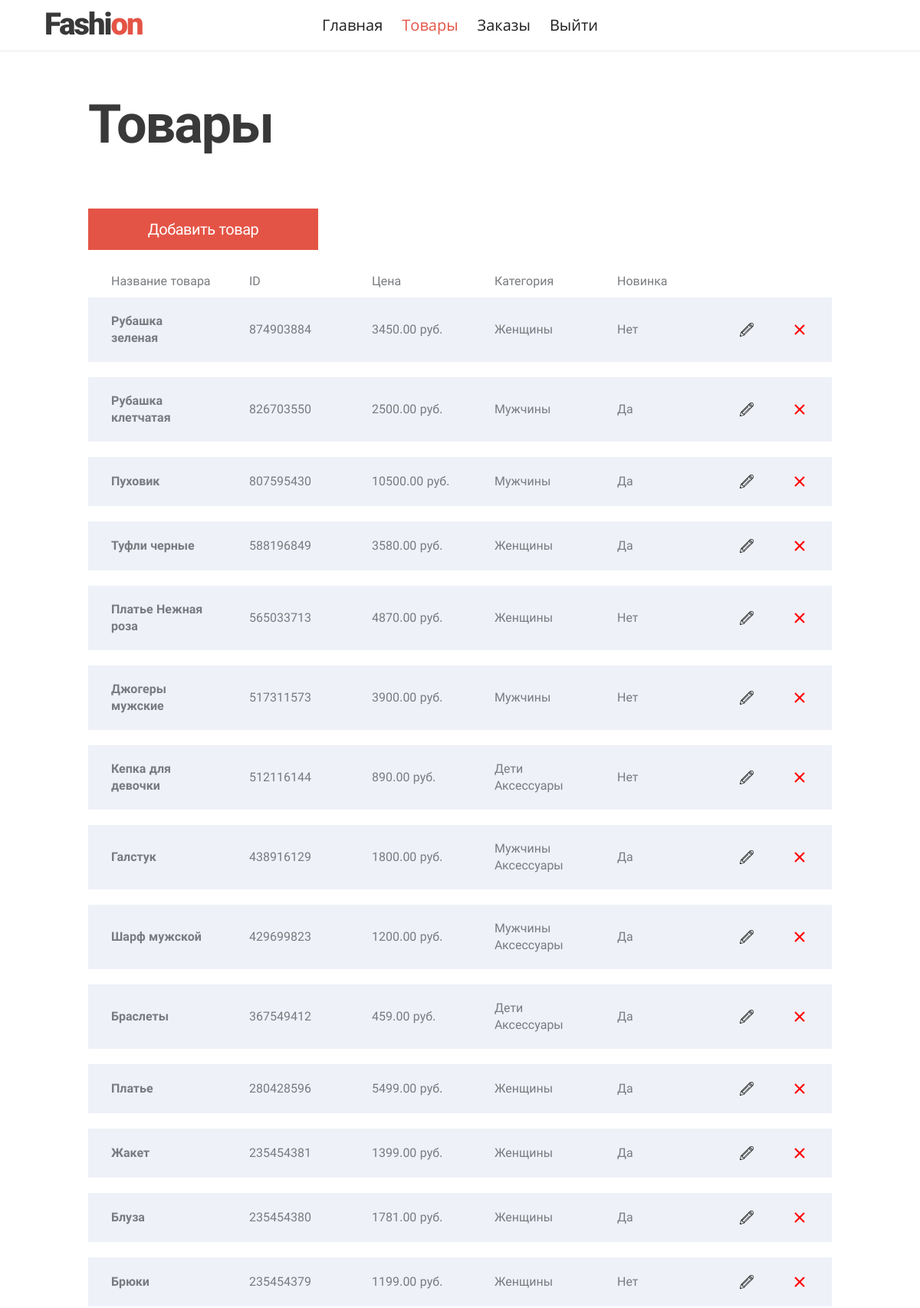
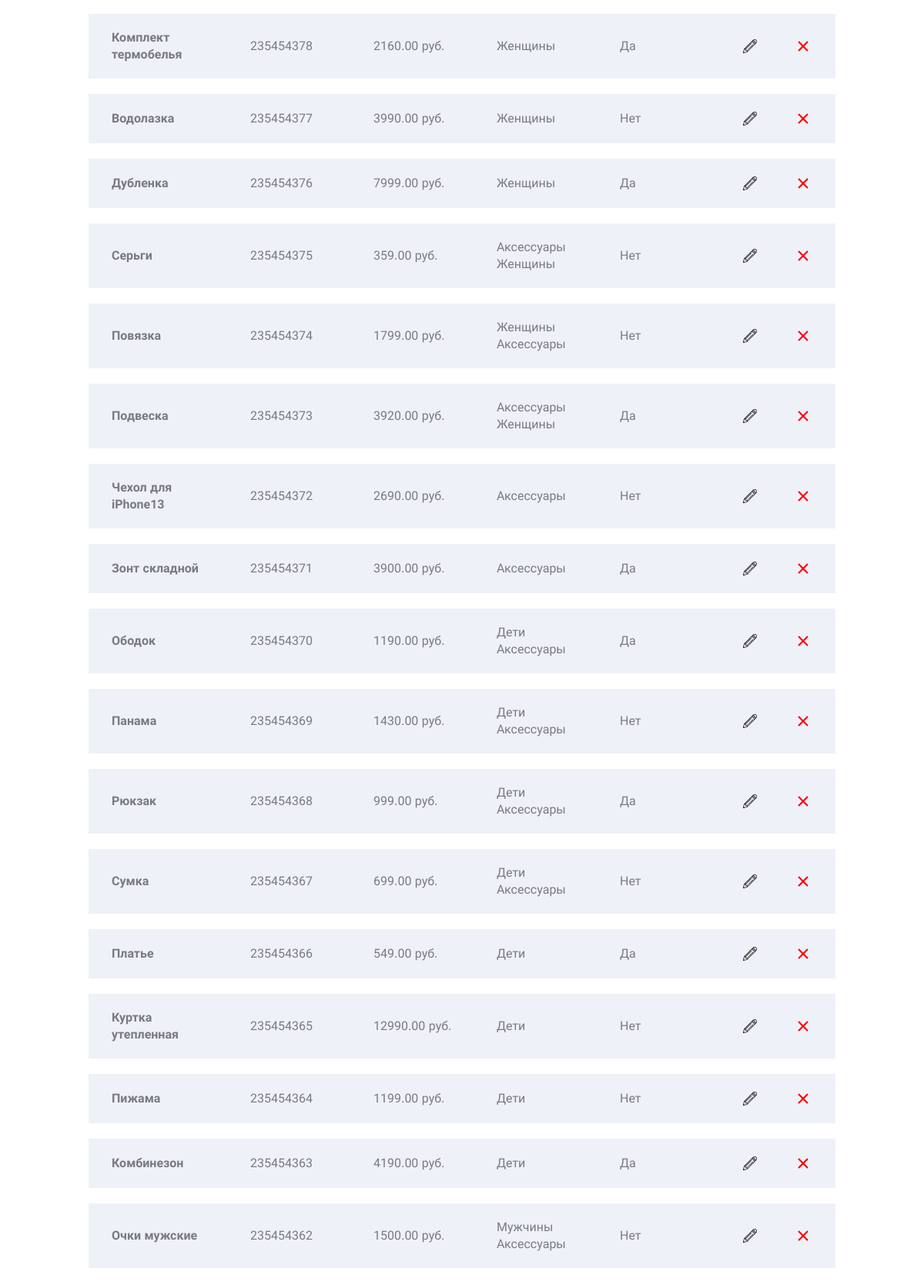
/products.php (upper part), run on the app's committed database (2 pictures, top to bottom).
### tables this page shows
CREATE TABLE `products` (
  `id` int(11) NOT NULL AUTO_INCREMENT,
  `name` varchar(255) NOT NULL,
  `price` decimal(7,2) NOT NULL,
  `novelty` tinyint(1) DEFAULT '0',
  `sale` tinyint(1) DEFAULT '0',
  `image` varchar(255) DEFAULT NULL,
  PRIMARY KEY (`id`)
);

CREATE TABLE `chapters` (
  `id` int(11) NOT NULL AUTO_INCREMENT,
  `name` varchar(255) NOT NULL,
  PRIMARY KEY (`id`)
);

### src/get_products.php (called while the page is built)
<?php
function getProducts($x)
{
	$pdo = connect();
	$products_info = $pdo->prepare("select " . $x . " from products order by id desc");
	$products_info->execute();
	$products = $products_info->fetchAll();
	return $products;
}

### src/get_chapters.php (called while the page is built)
<?php
function getChapters()
{
	$pdo = connect();
	$chapters_info = $pdo->prepare("select p.id, chapters.name as chapter_name from products as p left join product_chapter on id=product_chapter.products_id left join chapters on product_chapter.chapters_id=chapters.id");
	$chapters_info->execute();
	$chapters = $chapters_info->fetchAll();
	return $chapters;
}

### products.php (the view, shortened to what this page needs)
<?php include $_SERVER['DOCUMENT_ROOT'] . '/src/core.php';
  $products = getProducts('*');
  $chapters = getChapters();
?>
<!DOCTYPE html>
<html lang="ru">
<head>
  <link rel="stylesheet" href="css/style.min.css">
</head>
<body>
<header class="page-header">
  <a class="page-header__logo" href="/">
    <img src="img/logo.svg" alt="Fashion">
  </a>
  <nav class="page-header__menu">
    <ul class="main-menu main-menu--header">
      <li>
        <a class="main-menu__item" href="/">Главная</a>
      </li>
      <li>
        <a class="main-menu__item active" href="products.php">Товары</a>
      </li>
      <li>
        <a class="main-menu__item" href="orders.php">Заказы</a>
      </li>
      <li>
        <a class="main-menu__item" href="#">Выйти</a>
      </li>
    </ul>
  </nav>
</header>
<main class="page-products">
  <h1 class="h h--1">Товары</h1>
  <a class="page-products__button button btn_add_product" href="add.php">Добавить товар</a>
  <div class="page-products__header">
    <span class="page-products__header-field">Название товара</span>
    <span class="page-products__header-field">ID</span>
    <span class="page-products__header-field">Цена</span>
    <span class="page-products__header-field">Категория</span>
    <span class="page-products__header-field">Новинка</span>
  </div>
  <ul class="page-products__list">
 <?php
      for ($i = 0; $i < count($products); $i++) : ?>
        <li class="product-item page-products__item">
          <b class="product-item__name"><?= $products[$i]['name'] ?></b>
          <span class="product-item__field"><?= $products[$i]['id'] ?></span>
          <span class="product-item__field"><?= $products[$i]['price'] ?> руб.</span>
          <span class="product-item__field">
            <?php for ($j=0; $j<count($chapters);$j++) {
              if ($products[$i]['id'] == $chapters[$j]['id']) : ?>
                <span><?= $chapters[$j]['chapter_name'] ?></span>
              <?php endif;
            }?>
          </span>
          <span class="product-item__field">
            <?php if ($products[$i]['novelty'] == 1) {
            echo "Да";
            } elseif ($products[$i]['novelty'] == 0) {
            echo "Нет";
            }; ?>
          </span>
          <a href="add.php" class="product-item__edit" aria-label="Редактировать"></a>
          <button class="product-item__delete"></button>
        </li>
      <?php endfor; ?>
  </ul>
</main>
</body>
</html>

### data on the page
products: name "Рубашка зеленая", id "874903884", price "3450.00", chapters.name "Женщины", novelty "Нет"
products: name "Рубашка клетчатая", id "826703550", price "2500.00", chapters.name "Мужчины", novelty "Да"
products: name "Пуховик", id "807595430", price "10500.00", chapters.name "Мужчины", novelty "Да"
products: name "Туфли черные", id "588196849", price "3580.00", chapters.name "Женщины", novelty "Да"
products: name "Платье Нежная роза", id "565033713", price "4870.00", chapters.name "Женщины", novelty "Нет"
products: name "Джогеры мужские", id "517311573", price "3900.00", chapters.name "Мужчины", novelty "Нет"
products: name "Кепка для девочки", id "512116144", price "890.00", chapters.name "Дети", chapters.name "Аксессуары", novelty "Нет"
products: name "Галстук", id "438916129", price "1800.00", chapters.name "Мужчины", chapters.name "Аксессуары", novelty "Да"
products: name "Шарф мужской", id "429699823", price "1200.00", chapters.name "Мужчины", chapters.name "Аксессуары", novelty "Да"
products: name "Браслеты", id "367549412", price "459.00", chapters.name "Дети", chapters.name "Аксессуары", novelty "Да"
products: name "Платье", id "280428596", price "5499.00", chapters.name "Женщины", novelty "Да"
products: name "Жакет", id "235454381", price "1399.00", chapters.name "Женщины", novelty "Да"
products: name "Блуза", id "235454380", price "1781.00", chapters.name "Женщины", novelty "Да"
products: name "Брюки", id "235454379", price "1199.00", chapters.name "Женщины", novelty "Нет"
products: name "Комплект термобелья", id "235454378", price "2160.00", chapters.name "Женщины", novelty "Да"
products: name "Водолазка", id "235454377", price "3990.00", chapters.name "Женщины", novelty "Нет"
products: name "Дубленка", id "235454376", price "7999.00", chapters.name "Женщины", novelty "Да"
products: name "Серьги", id "235454375", price "359.00", chapters.name "Аксессуары", chapters.name "Женщины", novelty "Нет"
products: name "Повязка", id "235454374", price "1799.00", chapters.name "Женщины", chapters.name "Аксессуары", novelty "Нет"
products: name "Подвеска", id "235454373", price "3920.00", chapters.name "Аксессуары", chapters.name "Женщины", novelty "Да"
products: name "Чехол для iPhone13", id "235454372", price "2690.00", chapters.name "Аксессуары", novelty "Нет"
products: name "Зонт складной", id "235454371", price "3900.00", chapters.name "Аксессуары", novelty "Да"
products: name "Ободок", id "235454370", price "1190.00", chapters.name "Дети", chapters.name "Аксессуары", novelty "Да"
products: name "Панама", id "235454369", price "1430.00", chapters.name "Дети", chapters.name "Аксессуары", novelty "Нет"
products: name "Рюкзак", id "235454368", price "999.00", chapters.name "Дети", chapters.name "Аксессуары", novelty "Да"
products: name "Сумка", id "235454367", price "699.00", chapters.name "Дети", chapters.name "Аксессуары", novelty "Нет"
products: name "Платье", id "235454366", price "549.00", chapters.name "Дети", novelty "Да"
products: name "Куртка утепленная", id "235454365", price "12990.00", chapters.name "Дети", novelty "Нет"
products: name "Пижама", id "235454364", price "1199.00", chapters.name "Дети", novelty "Нет"
products: name "Комбинезон", id "235454363", price "4190.00", chapters.name "Дети", novelty "Да"
products: name "Очки мужские", id "235454362", price "1500.00", chapters.name "Мужчины", chapters.name "Аксессуары", novelty "Нет"
